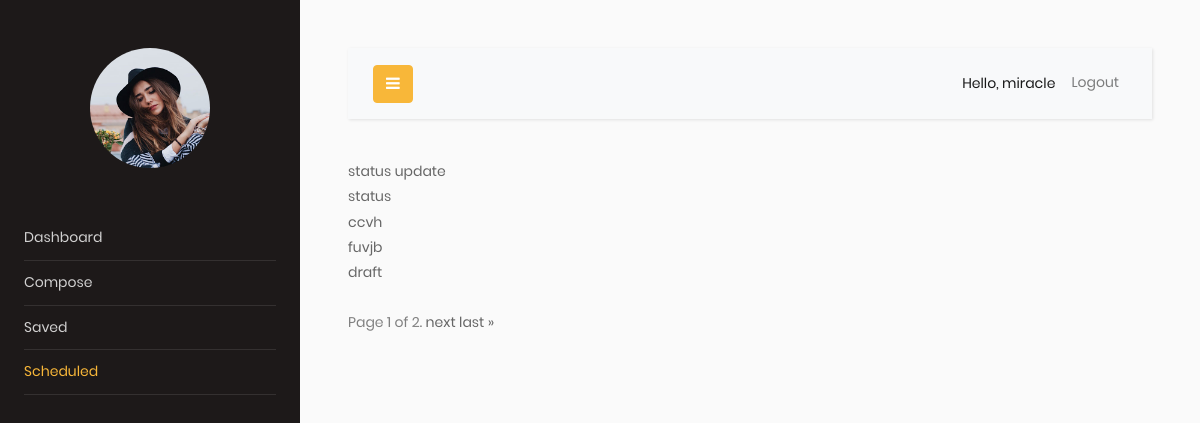
The page /scheduled/ (signed in) on the database as committed earlier.
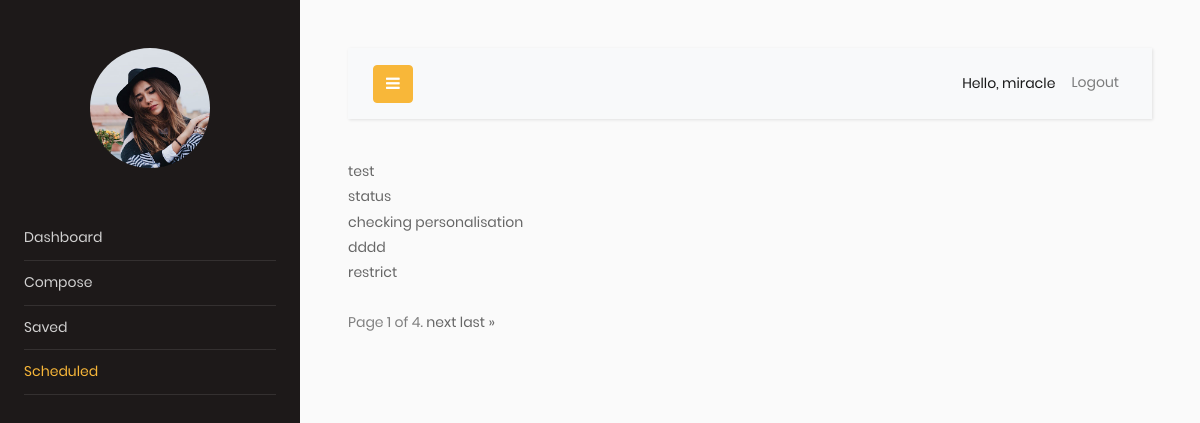
The same page on the database as committed later.
### emailscheduler/models.py (models this page shows)
class Compose(models.Model):
    user = models.ForeignKey(User, on_delete=models.CASCADE, related_name="emaillist", null=True)
    To = models.EmailField()
    cc = models.EmailField(blank=True, null=True)
    bcc = models.EmailField(blank=True, null=True)
    subject = models.CharField(max_length=200, blank=True, null=True)
    body = RichTextField(blank=True, null=True)
    date_time = models.DateTimeField(blank=True, null=True)
    draft = models.BooleanField(default=True)
    def __str__(self):
        return self.subject

### emailscheduler/views.py (the view)
# urls.py: path("scheduled/", views.scheduled, name="scheduled"),
def scheduled(request):
    emaillist= Compose.objects.filter(draft=False, user=request.user).order_by('-date_time')
    paginator=Paginator(emaillist,5)
    page_number = request.GET.get('page')
    page_obj = paginator.get_page(page_number)
    print(emaillist)
    return render(request, 'scheduled.html',{"emaillist":emaillist,'page_obj': page_obj})

### templates/scheduled.html (shortened to what this page needs)
<!DOCTYPE html>
<html lang="en">
<head>
    {% extends 'base.html' %}
{% block content %}
{% for email in page_obj %}
    <li>
<a href="{% url 'showscheduled' email.id %}">
    {{ email }}</a><br/>
    </li>
{% endfor %}<br/>
    <div class="pagination">
    <span class="step-links">
        <span class="current">
            Page {{ page_obj.number }} of {{ page_obj.paginator.num_pages }}.
        </span>
        {% if page_obj.has_next %}
            <a href="?page={{ page_obj.next_page_number }}">next</a>
            <a href="?page={{ page_obj.paginator.num_pages }}">last &raquo;</a>
    {% endif %}
    </span>
</div>
{% endblock content %}

Rows that differ between the two databases and show on the page:
no longer on this page (row unchanged): Compose: subject "status update"
no longer on this page (row unchanged): Compose: subject "ccvh"
no longer on this page (row unchanged): Compose: subject "fuvjb"
no longer on this page (row unchanged): Compose: subject "draft"
added Compose: subject "test"
added Compose: subject "checking personalisation"
added Compose: subject "dddd"
added Compose: subject "restrict"
Other text that changed with them:
{{ page_obj.paginator.num_pages }}: "2" → "4"
